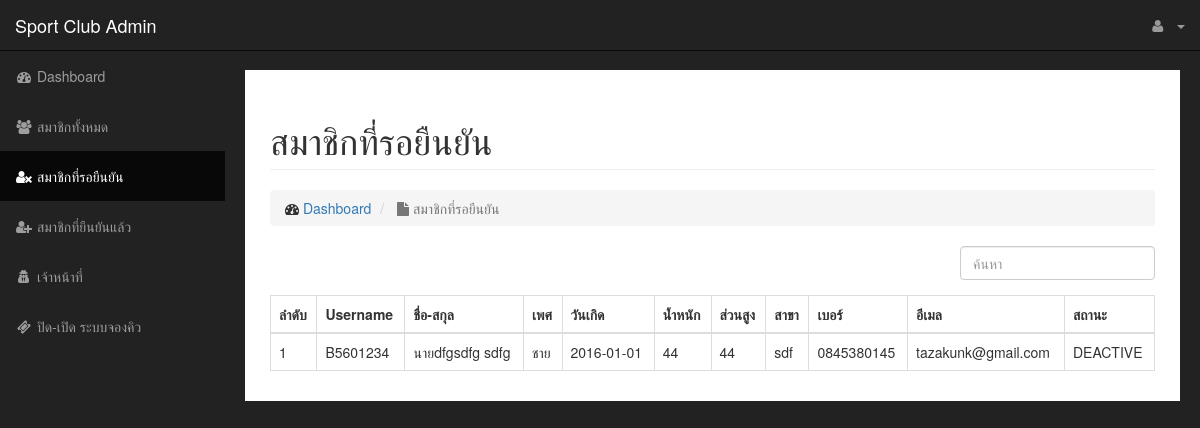
Page /dashboard/all_user_deactive.php (signed in) on the committed database.
### tables this page shows
CREATE TABLE `members` (
  `id` int(6) unsigned NOT NULL AUTO_INCREMENT,
  `username` varchar(8) NOT NULL,
  `prefix` enum('นาย','นาง','นางสาว') NOT NULL,
  `fname` varchar(50) NOT NULL,
  `lname` varchar(50) NOT NULL,
  `gender` enum('ชาย','หญิง') NOT NULL,
  `birthday` date NOT NULL,
  `weight` int(3) NOT NULL,
  `height` int(3) NOT NULL,
  `major` varchar(50) NOT NULL,
  `tel` varchar(10) NOT NULL,
  `email` varchar(50) NOT NULL,
  PRIMARY KEY (`id`),
  KEY `gender` (`gender`),
  KEY `prefix` (`prefix`),
  KEY `username` (`username`),
  CONSTRAINT `members_ibfk_1` FOREIGN KEY (`gender`) REFERENCES `gender` (`id`),
  CONSTRAINT `members_ibfk_2` FOREIGN KEY (`prefix`) REFERENCES `prefix` (`id`),
  CONSTRAINT `members_ibfk_3` FOREIGN KEY (`username`) REFERENCES `users` (`username`)
);

CREATE TABLE `users` (
  `username` varchar(8) NOT NULL,
  `password` varchar(32) NOT NULL,
  `status` enum('ACTIVE','DEACTIVE') NOT NULL,
  `_key` varchar(32) NOT NULL,
  PRIMARY KEY (`username`)
);

### dashboard/all_user_deactive.php (the view, shortened to what this page needs)
<!DOCTYPE html>
<html lang="en">
<head>
    <link href="css/myStyle.css" rel="stylesheet">
    <link href="css/bootstrap.min.css" rel="stylesheet">
    <link href="css/sb-admin.css" rel="stylesheet">
    <link href="font-awesome/css/font-awesome.min.css" rel="stylesheet" type="text/css">
    </head>
    <body>
        <?php
        require_once("connect_db_sport.php");
        ?>
        <div id="wrapper">
            <nav class="navbar navbar-inverse navbar-fixed-top" role="navigation">
                <div class="navbar-header">
                    <a class="navbar-brand" href="index.php">Sport Club Admin</a>
                </div>
                <ul class="nav navbar-right top-nav">
                    <li class="dropdown">
                        <a href="#" class="dropdown-toggle" data-toggle="dropdown"><i class="fa fa-user"></i> <?php echo $_SESSION['Admin_Fname']."&nbsp;".$_SESSION['Admin_Lname']; ?> <b class="caret"></b></a>
                    </li>
                </ul>
                <div class="collapse navbar-collapse navbar-ex1-collapse">
                    <ul class="nav navbar-nav side-nav">
                        <li>
                            <a href="index.php"><i class="fa fa-fw fa-dashboard"></i> Dashboard</a>
                        </li>
                        <li>
                            <a href="all_user.php"><i class="fa fa-fw fa-users"></i> สมาชิกทั้งหมด</a>
                        </li>
                        <li class="active">
                            <a href="all_user_deactive.php"><i class="fa fa-fw fa-user-times"></i> สมาชิกที่รอยืนยัน</a>
                        </li>
                        <li>
                            <a href="all_user_active.php"><i class="fa fa-fw fa-user-plus"></i> สมาชิกที่ยืนยันแล้ว</a>
                        </li>
                        <li>
                            <a href="all_admin.php"><i class="fa fa-fw fa-user-secret"></i> เจ้าหน้าที่</a>
                        </li>
                        <li>
                            <a href="reservations.php"><i class="fa fa-fw fa-ticket"></i> ปิด-เปิด ระบบจองคิว</a>
                        </li>
                    </ul>
                </div>
            </nav>
            <div id="page-wrapper">
                <div class="container-fluid">
                    <div class="row">
                        <div class="col-lg-12">
                            <h1 class="page-header">
                                สมาชิกที่รอยืนยัน
                            </h1>
                            <ol class="breadcrumb">
                                <li>
                                    <i class="fa fa-dashboard"></i>  <a href="index.php">Dashboard</a>
                                </li>
                                <li class="active">
                                    <i class="fa fa-file"></i> สมาชิกที่รอยืนยัน
                                </li>
                            </ol>
                            <div class="form-group pull-right">
                                <input type="text" class="search form-control" placeholder="ค้นหา">
                            </div>
                            <span class="counter pull-right"></span>
                            <table class="table table-hover table-bordered results">
                              <thead>
                                <tr>
                                    <th>ลำดับ</th>
                                    <th>Username</th>
                                    <th>ชื่อ-สกุล</th>
                                    <th>เพศ</th>
                                    <th>วันเกิด</th>
                                    <th>น้ำหนัก</th>
                                    <th>ส่วนสูง</th>
                                    <th>สาขา</th>
                                    <th>เบอร์</th>
                                    <th>อีเมล</th>
                                    <th>สถานะ</th>
                                </tr>
                            </thead>
                            <tbody>
                                <?php
                                $sql = "SELECT * FROM members LEFT JOIN users ON users.username=members.username where status='DEACTIVE'";
                                $res = mysqli_query($con,$sql);
                                $count = 0;
                                if($res->num_rows >0){
                                    while ($row = $res->fetch_array(MYSQL_BOTH)){
                                                $count++;
                                                echo "<tr>";
                                                echo "<td>";
                                                echo "$count";
                                                echo "</td>";
                                                echo "<td>";
                                                echo $row['username'];
                                                echo "</td>";
                                                echo "<td>";
                                                echo $row['prefix'].$row['fname']." ".$row['lname'];
                                                echo "</td>";
                                                echo "<td>";
                                                echo $row['gender'];
                                                echo "</td>";
                                                echo "<td>";
                                                echo $row['birthday'];
                                                echo "</td>";
                                                echo "<td>";
                                                echo $row['weight'];
                                                echo "</td>";
                                                echo "<td>";
                                                echo $row['height'];
                                                echo "</td>";
                                                echo "<td>";
                                                echo $row['major'];
                                                echo "</td>";
                                                echo "<td>";
                                                echo $row['tel'];
                                                echo "</td>";
                                                echo "<td>";
                                                echo $row['email'];
                                                echo "</td>";
                                                echo "<td>";
                                                echo $row['status'];
                                                echo "</td>";
                                                echo "</tr>";
                                    }
                                }
                                ?>
                            </tbody>
                        </table>
                    </div>
                </div>
            </div>
        </div>
    </div>
</body>
</html>

### dashboard/css/myStyle.css (style rules this page uses)
body { padding:20px 20px; }
.counter { padding:8px; color:#ccc; }

### dashboard/css/sb-admin.css (style rules this page uses)
body { margin-top: 100px; background-color: #222; }
@media (min-width:768px) { body { margin-top: 50px; } }
#wrapper { padding-left: 0; }
#page-wrapper { width: 100%; padding: 0; background-color: #fff; }
@media (min-width:768px) { #wrapper { padding-left: 225px; } }
@media (min-width:768px) { #page-wrapper { padding: 10px; } }
.top-nav { padding: 0 15px; }
.top-nav>li { display: inline-block; float: left; }
.top-nav>li>a { padding-top: 15px; padding-bottom: 15px; line-height: 20px; color: #999; }
@media (min-width:768px) { .side-nav { position: fixed; top: 51px; left: 225px; width: 225px; margin-left: -225px; border: none; border-radius: 0; overflow-y: auto; background-color: #222; bottom: 0; overflow-x: hidden; padding-bottom: 40px; } }
@media (min-width:768px) { .side-nav>li>a { width: 225px; } }

### rows in the picture
members: username.username "B5601234", prefix "นาย", fname "dfgsdfg", lname "sdfg", gender "ชาย", birthday "2016-01-01", weight "44", height "44", major "sdf", tel "0845380145", email "tazakunk@gmail.com", username.status "DEACTIVE"
